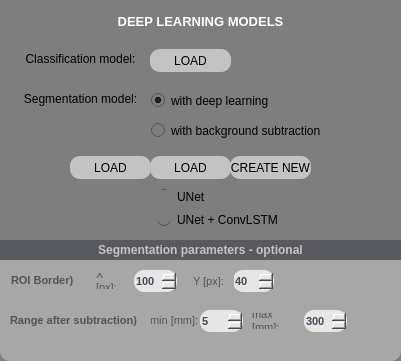
    <widget class="QGroupBox" name="deeplearning_gb">
     <property name="geometry">
      <rect>
       <x>20</x>
       <y>284</y>
       <width>401</width>
       <height>361</height>
      </rect>
     </property>
     <property name="styleSheet">
      <string notr="true">background-color: rgb(126, 126, 126);
border-radius:10px;</string>
     </property>
     <property name="title">
      <string/>
     </property>
     <widget class="QLabel" name="deep_lbl">
      <property name="geometry">
       <rect>
        <x>0</x>
        <y>11</y>
        <width>401</width>
        <height>20</height>
       </rect>
      </property>
      <property name="font">
       <font>
        <family>Arial</family>
        <pointsize>10</pointsize>
        <weight>75</weight>
        <bold>true</bold>
       </font>
      </property>
      <property name="styleSheet">
       <string notr="true">color: rgb(255, 255, 255);</string>
      </property>
      <property name="text">
       <string>DEEP LEARNING MODELS</string>
      </property>
      <property name="alignment">
       <set>Qt::AlignCenter</set>
      </property>
     </widget>
     <widget class="QPushButton" name="choose_behav_pb">
      <property name="geometry">
       <rect>
        <x>150</x>
        <y>49</y>
        <width>81</width>
        <height>23</height>
       </rect>
      </property>
      <property name="font">
       <font>
        <family>Arial</family>
        <pointsize>9</pointsize>
        <weight>50</weight>
        <bold>false</bold>
       </font>
      </property>
      <property name="styleSheet">
       <string notr="true">color: rgb(0, 0, 0);
border-radius:10px;
background-color: rgb(195, 195, 195);
</string>
      </property>
      <property name="text">
       <string>LOAD</string>
      </property>
     </widget>
     <widget class="QLabel" name="classific_lbl">
      <property name="geometry">
       <rect>
        <x>20</x>
        <y>49</y>
        <width>121</width>
        <height>20</height>
       </rect>
      </property>
      <property name="font">
       <font>
        <family>Arial</family>
        <pointsize>9</pointsize>
        <weight>50</weight>
        <bold>false</bold>
       </font>
      </property>
      <property name="styleSheet">
       <string notr="true">color: rgb(0, 0, 0);</string>
      </property>
      <property name="text">
       <string>Classification model:</string>
      </property>
      <property name="alignment">
       <set>Qt::AlignCenter</set>
      </property>
     </widget>
     <widget class="QLabel" name="segment_lbl">
      <property name="geometry">
       <rect>
        <x>20</x>
        <y>89</y>
        <width>121</width>
        <height>20</height>
       </rect>
      </property>
      <property name="font">
       <font>
        <family>Arial</family>
        <pointsize>9</pointsize>
        <weight>50</weight>
        <bold>false</bold>
       </font>
      </property>
      <property name="styleSheet">
       <string notr="true">color: rgb(0, 0, 0);</string>
      </property>
      <property name="text">
       <string>Segmentation model:</string>
      </property>
      <property name="alignment">
       <set>Qt::AlignCenter</set>
      </property>
     </widget>
     <widget class="QLabel" name="warning_deepbehav_lbl">
      <property name="geometry">
       <rect>
        <x>240</x>
        <y>48</y>
        <width>101</width>
        <height>31</height>
       </rect>
      </property>
      <property name="font">
       <font>
        <family>Arial</family>
       </font>
      </property>
      <property name="styleSheet">
       <string notr="true">color: rgb(255, 255, 255);</string>
      </property>
      <property name="text">
       <string/>
      </property>
      <property name="alignment">
       <set>Qt::AlignLeading|Qt::AlignLeft|Qt::AlignTop</set>
      </property>
      <property name="wordWrap">
       <bool>true</bool>
      </property>
     </widget>
     <widget class="QLabel" name="warning_segmodels_lbl">
      <property name="geometry">
       <rect>
        <x>235</x>
        <y>155</y>
        <width>141</width>
        <height>31</height>
       </rect>
      </property>
      <property name="font">
       <font>
        <family>Arial</family>
       </font>
      </property>
      <property name="styleSheet">
       <string notr="true">color: rgb(255, 255, 255);</string>
      </property>
      <property name="text">
       <string/>
      </property>
      <property name="alignment">
       <set>Qt::AlignCenter</set>
      </property>
      <property name="wordWrap">
       <bool>true</bool>
      </property>
     </widget>
     <widget class="QGroupBox" name="segparam_gb">
      <property name="geometry">
       <rect>
        <x>0</x>
        <y>240</y>
        <width>401</width>
        <height>121</height>
       </rect>
      </property>
      <property name="font">
       <font>
        <pointsize>8</pointsize>
        <weight>75</weight>
        <bold>true</bold>
       </font>
      </property>
      <property name="styleSheet">
       <string notr="true">color: rgb(62, 74, 84);
background-color: rgb(167, 167, 167);</string>
      </property>
      <property name="title">
       <string/>
      </property>
      <widget class="QLabel" name="segment_lbl_2">
       <property name="geometry">
        <rect>
         <x>-10</x>
         <y>0</y>
         <width>421</width>
         <height>20</height>
        </rect>
       </property>
       <property name="font">
        <font>
         <family>Arial</family>
         <pointsize>9</pointsize>
         <weight>75</weight>
         <bold>true</bold>
        </font>
       </property>
       <property name="styleSheet">
        <string notr="true">color: rgb(195, 195, 195);
background-color: rgb(89, 90, 95);</string>
       </property>
       <property name="text">
        <string>Segmentation parameters - optional</string>
       </property>
       <property name="alignment">
        <set>Qt::AlignCenter</set>
       </property>
      </widget>
      <widget class="QSpinBox" name="Y_border_sb">
       <property name="geometry">
        <rect>
         <x>233</x>
         <y>30</y>
         <width>41</width>
         <height>22</height>
        </rect>
       </property>
       <property name="font">
        <font>
         <family>Arial</family>
         <pointsize>8</pointsize>
         <weight>75</weight>
         <bold>true</bold>
        </font>
       </property>
       <property name="styleSheet">
        <string notr="true">background-color: rgb(230, 230, 230);</string>
       </property>
       <property name="minimum">
        <number>0</number>
       </property>
       <property name="maximum">
        <number>150</number>
       </property>
       <property name="singleStep">
        <number>1</number>
       </property>
       <property name="value">
        <number>40</number>
       </property>
      </widget>
      <widget class="QLabel" name="X_lbl">
       <property name="geometry">
        <rect>
         <x>96</x>
         <y>33</y>
         <width>31</width>
         <height>16</height>
        </rect>
       </property>
       <property name="font">
        <font>
         <family>Arial</family>
         <pointsize>8</pointsize>
        </font>
       </property>
       <property name="styleSheet">
        <string notr="true">color: rgb(83, 83, 83);</string>
       </property>
       <property name="text">
        <string>X [px]:</string>
       </property>
       <property name="alignment">
        <set>Qt::AlignLeading|Qt::AlignLeft|Qt::AlignVCenter</set>
       </property>
       <property name="wordWrap">
        <bool>true</bool>
       </property>
      </widget>
      <widget class="QLabel" name="border_lbl">
       <property name="geometry">
        <rect>
         <x>11</x>
         <y>30</y>
         <width>71</width>
         <height>21</height>
        </rect>
       </property>
       <property name="font">
        <font>
         <family>Arial</family>
         <pointsize>8</pointsize>
         <weight>75</weight>
         <bold>true</bold>
        </font>
       </property>
       <property name="styleSheet">
        <string notr="true">color: rgb(83, 83, 83);</string>
       </property>
       <property name="text">
        <string>ROI Border)</string>
       </property>
       <property name="alignment">
        <set>Qt::AlignLeading|Qt::AlignLeft|Qt::AlignVCenter</set>
       </property>
       <property name="wordWrap">
        <bool>true</bool>
       </property>
      </widget>
      <widget class="QLabel" name="Y_lbl">
       <property name="geometry">
        <rect>
         <x>193</x>
         <y>33</y>
         <width>41</width>
         <height>16</height>
        </rect>
       </property>
       <property name="font">
        <font>
         <family>Arial</family>
         <pointsize>8</pointsize>
        </font>
       </property>
       <property name="styleSheet">
        <string notr="true">color: rgb(83, 83, 83);</string>
       </property>
       <property name="text">
        <string>Y [px]:</string>
       </property>
       <property name="alignment">
        <set>Qt::AlignLeading|Qt::AlignLeft|Qt::AlignVCenter</set>
       </property>
       <property name="wordWrap">
        <bool>true</bool>
       </property>
      </widget>
      <widget class="QSpinBox" name="X_border_sb">
       <property name="geometry">
        <rect>
         <x>134</x>
         <y>30</y>
         <width>43</width>
         <height>22</height>
        </rect>
       </property>
       <property name="font">
        <font>
         <family>Arial</family>
         <pointsize>8</pointsize>
         <weight>75</weight>
         <bold>true</bold>
        </font>
       </property>
       <property name="styleSheet">
        <string notr="true">background-color: rgb(230, 230, 230);</string>
       </property>
       <property name="maximum">
        <number>150</number>
       </property>
       <property name="value">
        <number>100</number>
       </property>
      </widget>
      <widget class="QSpinBox" name="MaxRange_sb">
       <property name="geometry">
        <rect>
         <x>304</x>
         <y>70</y>
         <width>43</width>
         <height>22</height>
        </rect>
       </property>
       <property name="font">
        <font>
         <family>Arial</family>
         <pointsize>8</pointsize>
         <weight>75</weight>
         <bold>true</bold>
        </font>
       </property>
       <property name="styleSheet">
        <string notr="true">background-color: rgb(230, 230, 230);</string>
       </property>
       <property name="minimum">
        <number>10</number>
       </property>
       <property name="maximum">
        <number>1000</number>
       </property>
       <property name="singleStep">
        <number>10</number>
       </property>
       <property name="value">
        <number>300</number>
       </property>
      </widget>
      <widget class="QLabel" name="min_lbl">
       <property name="geometry">
        <rect>
         <x>150</x>
         <y>72</y>
         <width>61</width>
         <height>16</height>
        </rect>
       </property>
       <property name="font">
        <font>
         <family>Arial</family>
         <pointsize>8</pointsize>
        </font>
       </property>
       <property name="styleSheet">
        <string notr="true">color: rgb(83, 83, 83);</string>
       </property>
       <property name="text">
        <string>min [mm]:</string>
       </property>
       <property name="alignment">
        <set>Qt::AlignLeading|Qt::AlignLeft|Qt::AlignVCenter</set>
       </property>
       <property name="wordWrap">
        <bool>true</bool>
       </property>
      </widget>
      <widget class="QLabel" name="max_lbl">
       <property name="geometry">
        <rect>
         <x>252</x>
         <y>73</y>
         <width>51</width>
         <height>16</height>
        </rect>
       </property>
       <property name="font">
        <font>
         <family>Arial</family>
         <pointsize>8</pointsize>
        </font>
       </property>
       <property name="styleSheet">
        <string notr="true">color: rgb(83, 83, 83);</string>
       </property>
       <property name="text">
        <string>max [mm]:</string>
       </property>
       <property name="alignment">
        <set>Qt::AlignLeading|Qt::AlignLeft|Qt::AlignVCenter</set>
       </property>
       <property name="wordWrap">
        <bool>true</bool>
       </property>
      </widget>
      <widget class="QSpinBox" name="MinRange_sb">
       <property name="geometry">
        <rect>
         <x>200</x>
         <y>70</y>
         <width>43</width>
         <height>22</height>
        </rect>
       </property>
       <property name="font">
        <font>
         <family>Arial</family>
         <pointsize>8</pointsize>
         <weight>75</weight>
         <bold>true</bold>
        </font>
       </property>
       <property name="styleSheet">
        <string notr="true">background-color: rgb(230, 230, 230);</string>
       </property>
       <property name="maximum">
        <number>10</number>
       </property>
       <property name="value">
        <number>5</number>
       </property>
      </widget>
      <widget class="QLabel" name="border_lbl_2">
       <property name="geometry">
        <rect>
         <x>10</x>
         <y>70</y>
         <width>141</width>
         <height>21</height>
        </rect>
       </property>
       <property name="font">
        <font>
         <family>Arial</family>
         <pointsize>8</pointsize>
         <weight>75</weight>
         <bold>true</bold>
        </font>
       </property>
       <property name="styleSheet">
        <string notr="true">color: rgb(83, 83, 83);</string>
       </property>
       <property name="text">
        <string>Range after subtraction)</string>
       </property>
       <property name="alignment">
        <set>Qt::AlignLeading|Qt::AlignLeft|Qt::AlignVCenter</set>
       </property>
       <property name="wordWrap">
        <bool>true</bool>
       </property>
      </widget>
     </widget>
     <widget class="QPushButton" name="choose_segmodel_deep_pb">
      <property name="geometry">
       <rect>
        <x>150</x>
        <y>156</y>
        <width>81</width>
        <height>23</height>
       </rect>
      </property>
      <property name="font">
       <font>
        <family>Arial</family>
        <pointsize>9</pointsize>
        <weight>50</weight>
        <bold>false</bold>
       </font>
      </property>
      <property name="styleSheet">
       <string notr="true">color: rgb(0, 0, 0);
border-radius:10px;
background-color: rgb(195, 195, 195);
</string>
      </property>
      <property name="text">
       <string>LOAD</string>
      </property>
     </widget>
     <widget class="QPushButton" name="load_segmodel_back_pb">
      <property name="geometry">
       <rect>
        <x>70</x>
        <y>156</y>
        <width>81</width>
        <height>23</height>
       </rect>
      </property>
      <property name="font">
       <font>
        <family>Arial</family>
        <pointsize>9</pointsize>
        <weight>50</weight>
        <bold>false</bold>
       </font>
      </property>
      <property name="styleSheet">
       <string notr="true">color: rgb(0, 0, 0);
border-radius:10px;
background-color: rgb(195, 195, 195);
</string>
      </property>
      <property name="text">
       <string>LOAD</string>
      </property>
     </widget>
     <widget class="QPushButton" name="create_segmodel_back_pb">
      <property name="geometry">
       <rect>
        <x>230</x>
        <y>156</y>
        <width>81</width>
        <height>23</height>
       </rect>
      </property>
      <property name="font">
       <font>
        <family>Arial</family>
        <pointsize>9</pointsize>
        <weight>50</weight>
        <bold>false</bold>
       </font>
      </property>
      <property name="styleSheet">
       <string notr="true">color: rgb(0, 0, 0);
border-radius:10px;
background-color: rgb(195, 195, 195);
</string>
      </property>
      <property name="text">
       <string>CREATE NEW</string>
      </property>
     </widget>
     <widget class="QLabel" name="warning_create_segmodel_back">
      <property name="geometry">
       <rect>
        <x>190</x>
        <y>190</y>
        <width>161</width>
        <height>31</height>
       </rect>
      </property>
      <property name="font">
       <font>
        <family>Arial</family>
       </font>
      </property>
      <property name="styleSheet">
       <string notr="true">color: rgb(255, 255, 255);</string>
      </property>
      <property name="text">
       <string/>
      </property>
      <property name="alignment">
       <set>Qt::AlignHCenter|Qt::AlignTop</set>
      </property>
      <property name="wordWrap">
       <bool>true</bool>
      </property>
     </widget>
     <widget class="QGroupBox" name="groupBox">
      <property name="geometry">
       <rect>
        <x>141</x>
        <y>79</y>
        <width>191</width>
        <height>61</height>
       </rect>
      </property>
      <property name="title">
       <string/>
      </property>
      <widget class="QRadioButton" name="backsub_model_rb">
       <property name="geometry">
        <rect>
         <x>10</x>
         <y>43</y>
         <width>181</width>
         <height>17</height>
        </rect>
       </property>
       <property name="font">
        <font>
         <family>Arial</family>
         <pointsize>9</pointsize>
        </font>
       </property>
       <property name="text">
        <string>with background subtraction</string>
       </property>
      </widget>
      <widget class="QRadioButton" name="deep_model_rb">
       <property name="geometry">
        <rect>
         <x>10</x>
         <y>13</y>
         <width>171</width>
         <height>17</height>
        </rect>
       </property>
       <property name="font">
        <font>
         <family>Arial</family>
         <pointsize>9</pointsize>
        </font>
       </property>
       <property name="text">
        <string>with deep learning</string>
       </property>
       <property name="checked">
        <bool>true</bool>
       </property>
      </widget>
     </widget>
     <widget class="QGroupBox" name="UNet_gb">
      <property name="geometry">
       <rect>
        <x>130</x>
        <y>187</y>
        <width>161</width>
        <height>41</height>
       </rect>
      </property>
      <property name="title">
       <string/>
      </property>
      <widget class="QRadioButton" name="ConvLSTM_rb">
       <property name="geometry">
        <rect>
         <x>27</x>
         <y>24</y>
         <width>191</width>
         <height>17</height>
        </rect>
       </property>
       <property name="text">
        <string>UNet + ConvLSTM</string>
       </property>
      </widget>
      <widget class="QRadioButton" name="UNet_rb">
       <property name="geometry">
        <rect>
         <x>27</x>
         <y>1</y>
         <width>82</width>
         <height>17</height>
        </rect>
       </property>
       <property name="text">
        <string>UNet</string>
       </property>
       <property name="checked">
        <bool>true</bool>
       </property>
      </widget>
     </widget>
     <widget class="QLabel" name="warning_load_segmodelback">
      <property name="geometry">
       <rect>
        <x>37</x>
        <y>190</y>
        <width>141</width>
        <height>31</height>
       </rect>
      </property>
      <property name="font">
       <font>
        <family>Arial</family>
       </font>
      </property>
      <property name="styleSheet">
       <string notr="true">color: rgb(255, 255, 255);</string>
      </property>
      <property name="text">
       <string/>
      </property>
      <property name="alignment">
       <set>Qt::AlignHCenter|Qt::AlignTop</set>
      </property>
      <property name="wordWrap">
       <bool>true</bool>
      </property>
     </widget>
    </widget>
